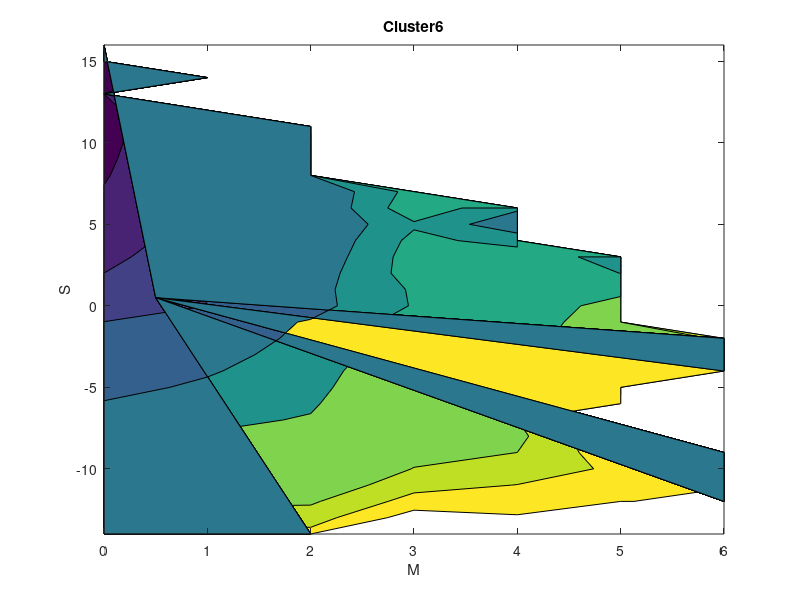
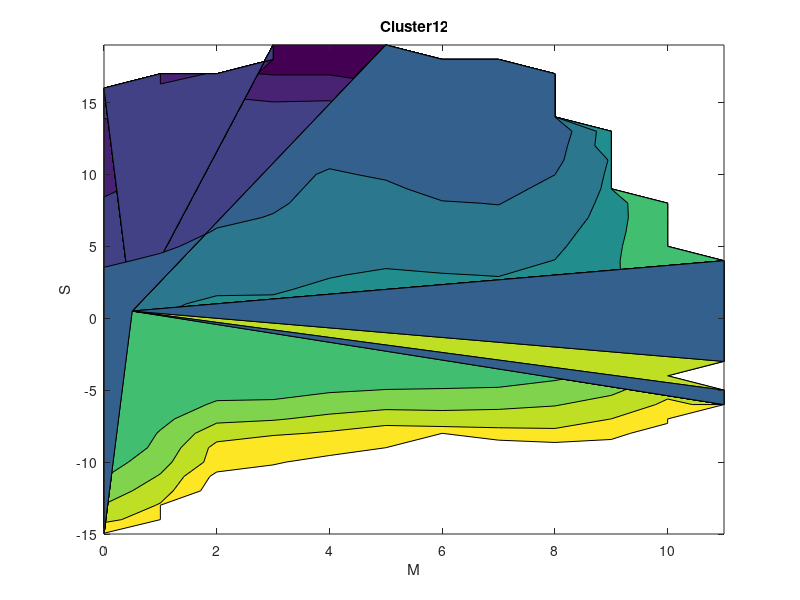
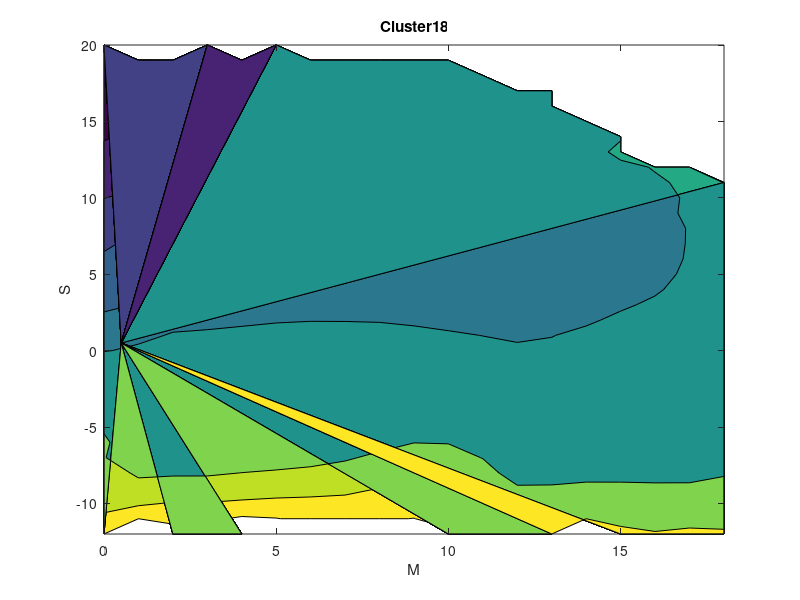
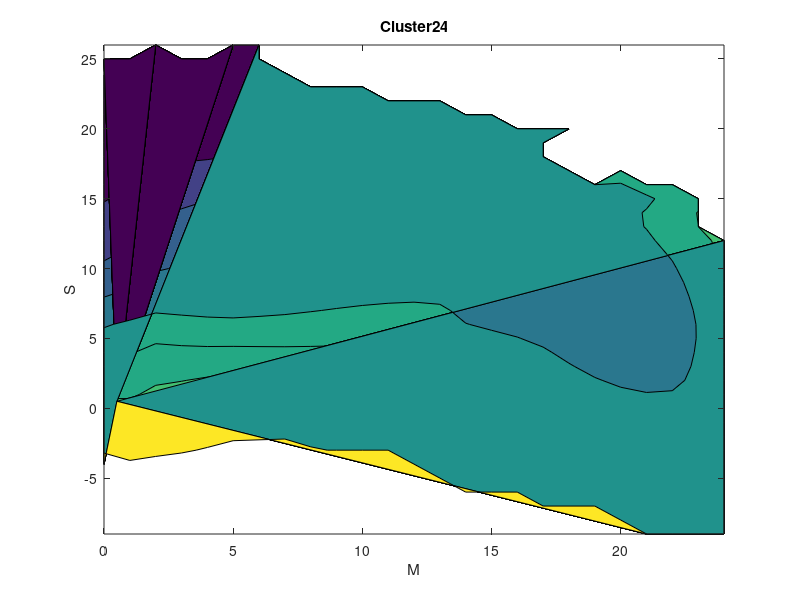

Write MATLAB code to recreate these figures, in order.
close all
clear all
M=linspace(0,6,7);
S=linspace(-14,16,31);
G=load('Cluster6/free_energy.dat');
%surf(M,S,G');xlabel('M');ylabel('S');
%figure
contourf(M,S,G');xlabel('M');ylabel('S');
title('Cluster6')
M=linspace(0,11,12);
S=linspace(-15,19,35);
G=load('Cluster12/free_energy.dat');
%surf(M,S,G');xlabel('M');ylabel('S');
figure
contourf(M,S,G');xlabel('M');ylabel('S');
title('Cluster12')
M=linspace(0,18,19);
S=linspace(-12,20,33);
G=load('Cluster18/free_energy.dat');
%surf(M,S,G');xlabel('M');ylabel('S');
figure
contourf(M,S,G');xlabel('M');ylabel('S');
title('Cluster18')
M=linspace(0,24,25);
S=linspace(-9,26,36);
G=load('Cluster24/free_energy.dat');
%surf(M,S,G');xlabel('M');ylabel('S');
figure
contourf(M,S,G');xlabel('M');ylabel('S');
title('Cluster24')
M=linspace(0,29,30);
S=linspace(-6,30,37);
G=load('Cluster30/free_energy.dat');
%surf(M,S,G');xlabel('M');ylabel('S');
figure
contourf(M,S,G');xlabel('M');ylabel('S');
title('Cluster30')
M=linspace(0,36,37);
S=linspace(-4,32,37);
G=load('Cluster36/free_energy.dat');
%surf(M,S,G');xlabel('M');ylabel('S');
figure
contourf(M,S,G');xlabel('M');ylabel('S');
title('Cluster36')
M=linspace(0,42,43);
S=linspace(-1,37,39);
G=load('Cluster42/free_energy.dat');
%surf(M,S,G');xlabel('M');ylabel('S');
figure
contourf(M,S,G');xlabel('M');ylabel('S');
title('Cluster42')
M=linspace(6,48,43);
S=linspace(-2,34,37);
G=load('Cluster48/free_energy.dat');
%surf(M,S,G');xlabel('M');ylabel('S');
figure
contourf(M,S,G');xlabel('M');ylabel('S');
title('Cluster48')
M=linspace(11,54,44);
S=linspace(-6,35,42);
G=load('Cluster54/free_energy.dat');
%surf(M,S,G');xlabel('M');ylabel('S');
figure
contourf(M,S,G');xlabel('M');ylabel('S');
title('Cluster54')
M=linspace(24,60,37);
S=linspace(1,36,36);
G=load('Cluster60/free_energy.dat');
%surf(M,S,G');xlabel('M');ylabel('S');
figure
contourf(M,S,G');xlabel('M');ylabel('S');
title('Cluster60')
M=linspace(32,66,35);
S=linspace(1,34,34);
G=load('Cluster66/free_energy.dat');
%surf(M,S,G');xlabel('M');ylabel('S');
figure
contourf(M,S,G');xlabel('M');ylabel('S');
title('Cluster66')
M=linspace(35,72,38);
S=linspace(2,38,37);
G=load('Cluster72/free_energy.dat');
%surf(M,S,G');xlabel('M');ylabel('S');
figure
contourf(M,S,G');xlabel('M');ylabel('S');
title('Cluster72')
M=linspace(43,78,36);
S=linspace(3,40,38);
G=load('Cluster78/free_energy.dat');
%surf(M,S,G');xlabel('M');ylabel('S');
figure
contourf(M,S,G');xlabel('M');ylabel('S');
title('Cluster78')
M=linspace(45,84,40);
S=linspace(1,40,40);
G=load('Cluster84/free_energy.dat');
%surf(M,S,G');xlabel('M');ylabel('S');
figure
contourf(M,S,G');xlabel('M');ylabel('S');
title('Cluster84')
M=linspace(54,90,37);
S=linspace(2,42,41);
G=load('Cluster90/free_energy.dat');
%surf(M,S,G');xlabel('M');ylabel('S');
figure
contourf(M,S,G');xlabel('M');ylabel('S');
title('Cluster90')
